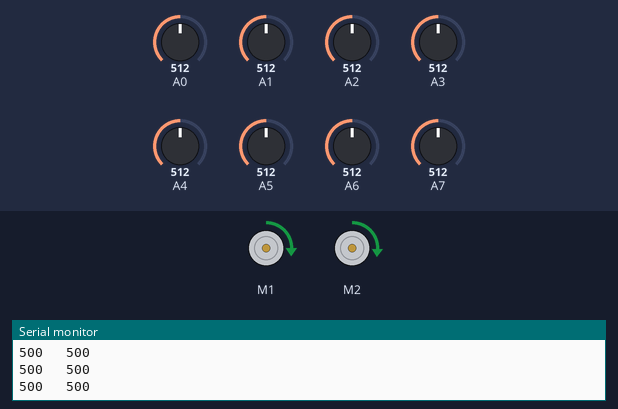
Simulated run of this sketch. Board: Arduino Uno, built with avr-gcc and run on an emulated ATmega328P. On the bench: 2 × DC motor (green arrow = forward, orange = backward, longer = faster), the last lines printed to the serial monitor. The inputs (shaded band) are chosen by the test bench; at power-on: A0 = 512, A7 = 512, A1 = 512, A6 = 512, A2 = 512, A3 = 512, A4 = 512, A5 = 512.

Above: at 7.7 s.
7.8 s: A0 set to 701
At 8.4 s:
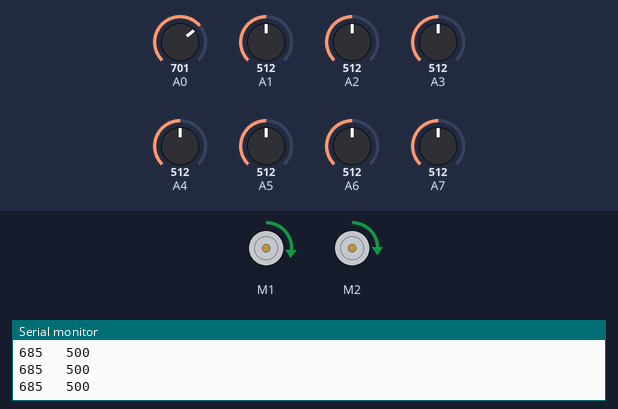
9.3 s: A0 set to 736
At 10.1 s:
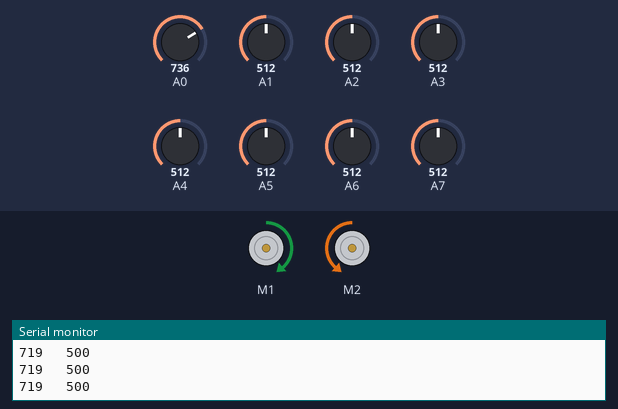
10.8 s: A7 set to 702
12.3 s: A7 set to 730
At 13.0 s:
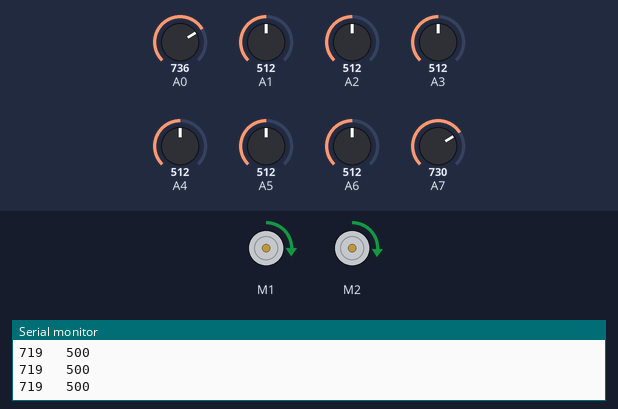
13.8 s: A1 set to 760
At 14.2 s:
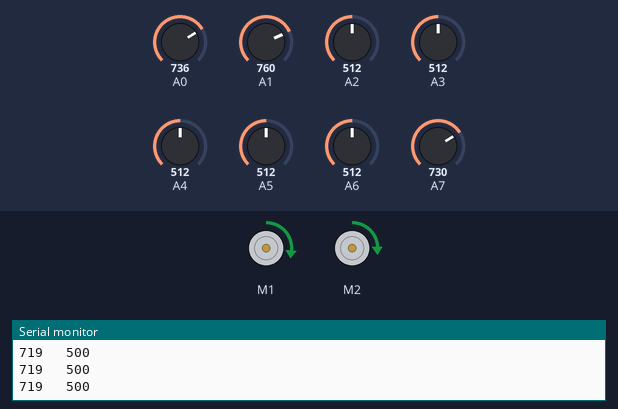
15.3 s: A6 set to 60
At 16.5 s:
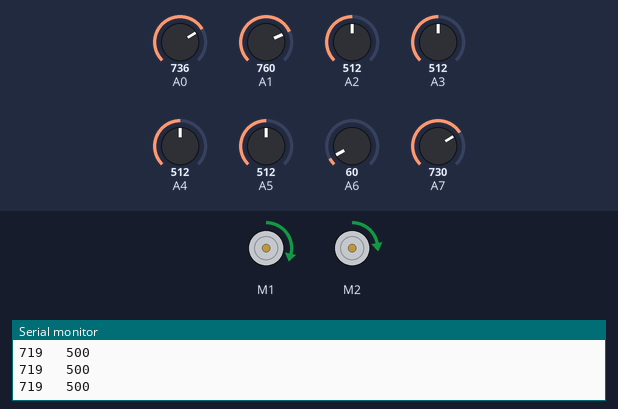
Timing chart, 0 to 17.8 s (numbered marks = the images above; inputs shaded):
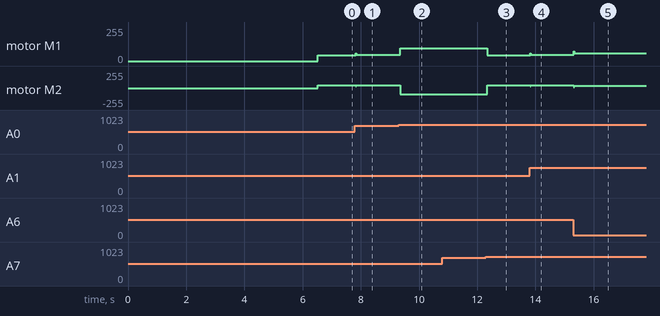

The sketch:

8_sensors.ino
```cpp
//ena = right motor

#include <DRV8835MotorShield.h>
#include <QTRSensors.h> //Pololu QTR Sensor Library. First you must download and install QTRSensors library

#define whiteline 0 // when line is white; whiteline = 1
#define pha 6
#define phb 7
#define ena 10
#define enb 11
#define KP 0.05 //experiment to determine this, start by something small that just makes your bot follow the line at a slow speed
#define KD 0.1 //experiment to determine this, slowly increase the speeds and adjust this value. ( Note: Kp < Kd)
#define M1_minumum_speed 70  //minimum speed of the Motor1
#define M2_minumum_speed 70  //minimum speed of the Motor2
#define M1_maximum_speed 200 //max. speed of the Motor1
#define M2_maximum_speed 200 //max. speed of the Motor2
//#define MIDDLE_SENSOR 2       //number of middle sensor used
#define NUM_SENSORS 8      //number of sensors used
#define NUM_SAMPLES_PER_SENSOR 4
//#define TIMEOUT 2500          //waits for 2500 us for sensor outputs to go low
#define EMITTER_PIN 2         //emitterPin is the Arduino digital pin that controls whether the IR LEDs are on or off. Emitter is controlled by digital pin 2
#define DEBUG 0

//sensors 0 through 5 are connected to analog inputs 0 through 5, respectively
QTRSensorsAnalog qtra((unsigned char[]) {0, 1, 2, 3, 4, 5, 6, 7}, NUM_SENSORS,  NUM_SAMPLES_PER_SENSOR, EMITTER_PIN);

DRV8835MotorShield driver(phb,enb,pha,ena);

unsigned int sensorValues[NUM_SENSORS];

void setup()
{

delay(1500);
//auto_calib();
manual_calibration();
delay(500);
set_motors(0,0);
Serial.begin(9600);
}


int lastError = 0;
int last_proportional = 0;
int integral = 0;

void loop()
{
unsigned int sensors[8];
int position = qtra.readLine(sensorValues, QTR_EMITTERS_ON,1); //get calibrated readings along with the line position, refer to the QTR Sensors Arduino Library for more details on line position.
int error = position - 3550;
Serial.print(sensorValues[0]);
Serial.print("   ");
Serial.print(sensorValues[3]);
Serial.print("   ");
//Serial.print(position);
Serial.println();

//if (position == 0) {
//    set_motors(-150, 150);
 // }
 //   else if (position == 7000) {
 //   set_motors(150, -150);
 //   }
if ((sensorValues[0] < 700) && (sensorValues[7] > 700)) {
    delay(30);
    set_motors(-150, 150);

  }
else if ((sensorValues[7] < 700) && (sensorValues[0] > 700)) {
    delay(30);
    set_motors(150, -150);
  }

else {
  int motorSpeed = KP * error + KD * (error - lastError);
  lastError = error;

  int leftMotorSpeed = M1_minumum_speed + motorSpeed;
  int rightMotorSpeed = M2_minumum_speed - motorSpeed;

  // set motor speeds using the two motor speed variables above
  set_motors(leftMotorSpeed, rightMotorSpeed);
}}

void set_motors(int motor1speed, int motor2speed)
{
if (motor1speed > M1_maximum_speed ) motor1speed = M1_maximum_speed;
if (motor2speed > M2_maximum_speed ) motor2speed = M2_maximum_speed;
//if (motor1speed < 0) motor1speed = 0;
//if (motor2speed < 0) motor2speed = 0;
driver.setSpeeds(motor1speed, motor2speed);
}

//calibrate for sometime by sliding the sensors across the line, or you may use auto-calibration instead
void manual_calibration() {

int i;
for (i = 0; i < 100; i++)
{
qtra.calibrate(QTR_EMITTERS_ON);
delay(20);
}

if (DEBUG) {
Serial.begin(9600);
for (int i = 0; i < NUM_SENSORS; i++)
{
Serial.print(qtra.calibratedMinimumOn[i]);
Serial.print(' ');
}
Serial.println();

for (int i = 0; i < NUM_SENSORS; i++)
{
Serial.print(qtra.calibratedMaximumOn[i]);
Serial.print(' ');
}
Serial.println();
Serial.println();
}
}

void auto_calib() {
  int count = 0;
  unsigned int sens[NUM_SENSORS];
  for (int i=0; i<1500; i++) {
    set_motors(75, -75);
    delay(10);
    qtra.read(sens);
    qtra.calibrate(QTR_EMITTERS_ON);
    if (sens[2] > 750 && sens[3] > 750) {
      count += 1;
    }
    if (count == 1) {
      delay(500);
      break;
    }
    //else if (count == 3) {
    //  set_motors(0, 0);
    //  delay(500);
    //  break;
    //}
  }
  for (int u = 0; u < 1500; u++) {
    set_motors(-75, 75);
    delay(10);
    qtra.read(sens);
    qtra.calibrate(QTR_EMITTERS_ON);
    if (sens[2] > 750 && sens[3] > 750) {
      count += 1;
    }
    if (count == 2) {
      set_motors(0, 0);
      //delay(500);
      break;
    }
  }
}
```

Measured:
- the behaviour switches between 717 and 718 on A0 (found by bisection; images 1 and 2)
- the behaviour switches between 716 and 717 on A7 (found by bisection; images 2 and 3)
- after the input at 7.8 s, motor M1: forward 43/255 → forward 47/255 at once; motor M2: forward 45/255 → forward 41/255 at once
- after the input at 9.3 s, motor M1: forward 47/255 → forward 95/255 after 0.05 s; motor M2: forward 41/255 → backward 95/255 after 0.05 s
- after the input at 12.3 s, motor M1: forward 95/255 → forward 43/255 at once; motor M2: backward 95/255 → forward 45/255 at once
- after the input at 13.8 s, motor M1: forward 43/255 → forward 48/255 at once; motor M2: forward 45/255 → forward 40/255 at once
- after the input at 15.3 s, motor M1: forward 48/255 → forward 57/255 at once; motor M2: forward 40/255 → forward 31/255 at once
